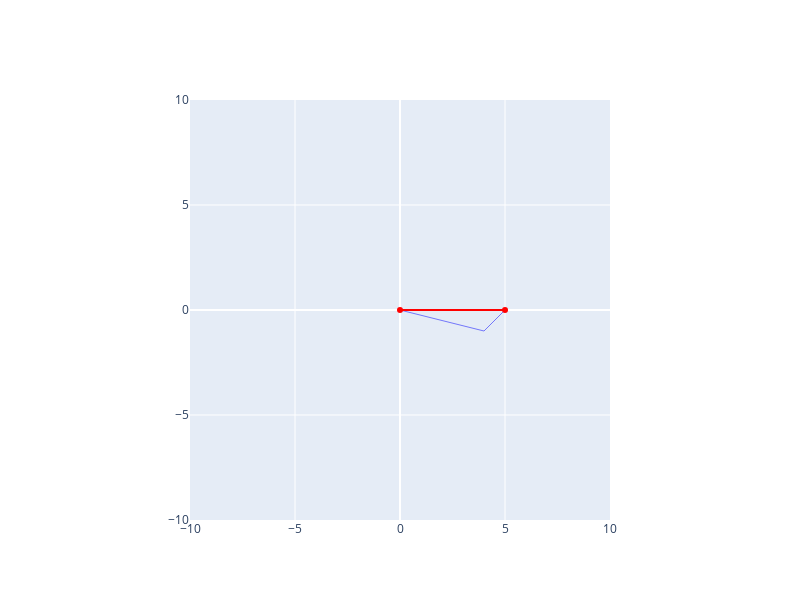

The cell this chart's notebook holds for it:
### Code cell
figura2 = vector(1,1)
figura1 = vector(4,-1)
figura3 = figura1+figura2

### Figure 1 — Plotly figure (JSON) as saved in the notebook; plotly's stock layout.template omitted (floating-point values rounded to 4 significant figures)
{"data": [{"line": {"color": "blue", "width": 0.5}, "mode": "lines", "type": "scatter", "x": [0, 4], "y": [0, -1]}, {"line": {"color": "blue", "width": 0.5}, "mode": "lines", "type": "scatter", "x": [4, 5], "y": [-1, 0]}, {"line": {"color": "red", "width": 2}, "mode": "markers+lines", "type": "scatter", "x": [0, 5], "y": [0, 0]}], "layout": {"height": 600, "showlegend": false, "width": 800, "xaxis": {"constrain": "domain", "domain": [0.1719, 0.8281], "range": [-10, 10], "type": "linear"}, "yaxis": {"domain": [0, 1], "range": [-10, 10], "scaleanchor": "x", "scaleratio": 1, "type": "linear"}}}
